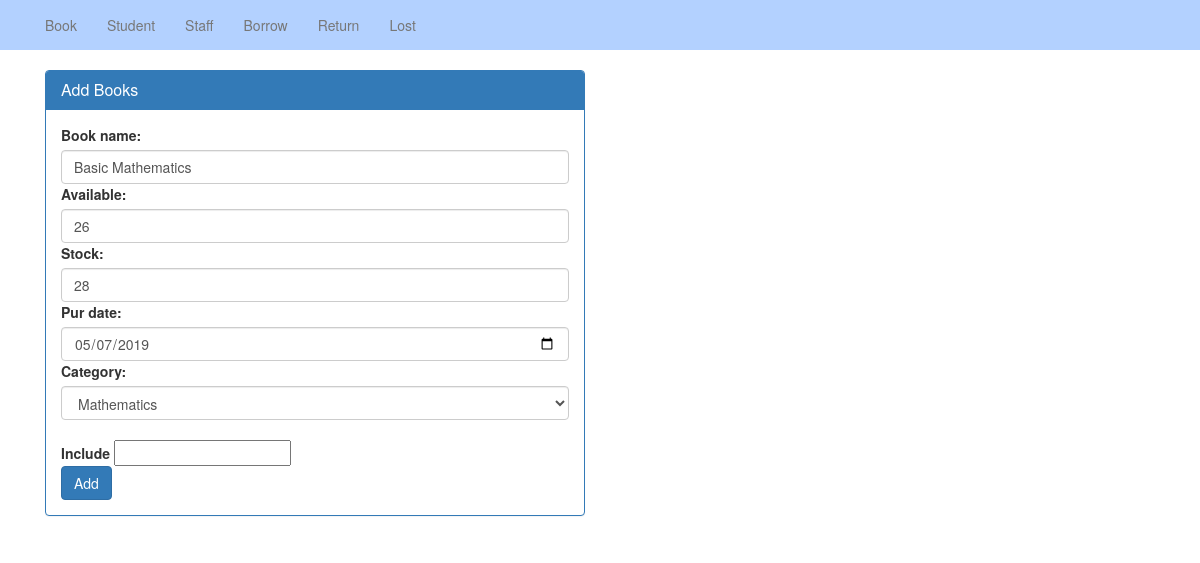
/book/add_book/12/, run on the app's committed database.
### book/models.py (models this page shows, shortened)
class Book(models.Model):
    book_name = models.CharField(max_length=20,unique=True)
    pur_date = models.DateField()
    available = models.IntegerField(validators=[is_posititve],default=1)
    stock = models.IntegerField(validators=[is_posititve],default=1)
    category = models.ForeignKey(BookCategory,on_delete=models.CASCADE)

### library/views.py (the view, shortened to what this page needs)
# urls.py: path('book/add_book/<int:id>/', views.add_book, name='add_book'),
def add_book(request,id):
    if request.method=="GET":
        books = Book.objects.get(id=id)
        form = BookForm(instance=books)
        context = {
            'form': form
        }
        return render(request, 'add_book.html', context)

### book/forms.py
class BookForm(forms.ModelForm):
    book_name = forms.CharField(widget=forms.TextInput(attrs={'class':'form-control'}))
    available = forms.IntegerField(widget=forms.NumberInput(attrs={'class':'form-control'}))
    stock = forms.IntegerField(widget=forms.NumberInput(attrs={'class':'form-control'}))
    pur_date = forms.DateField(widget=forms.DateInput(attrs={'class':'form-control','type':'date'}))
    category = forms.ModelChoiceField(widget=forms.Select(attrs={'class': 'form-control'}), queryset=BookCategory.objects.all())
    class Meta:
        model = Book
        fields = ['book_name','available','stock','pur_date','category']

### book/models.py (called while the page is built)
    def __str__(self):
        return self.title

### templates/add_book.html (shortened to what this page needs)
{% extends 'master/base.html' %}
{% block 'content' %}
    <div class="container">
        <div class="col-md-6">
            <div class="panel panel-primary">
              <div class="panel-heading">
                <h3 class="panel-title">Add Books</h3>
              </div>
              <div class="panel-body">
                      <form method="POST" action="">
                        {{form}}
                          <br>
                          <B>Include</B>
                          <input type="text" name="includeid" value =""/>
                          <br/>
                          <button type="submit" class="btn btn-primary">Add</button>
                      </form>
              </div>
            </div>
        </div>
    </div>
{% endblock %}

### data on the page
Book: book_name "Basic Mathematics", available "26", stock "28", pur_date "05/07/2019", category "Mathematics"
